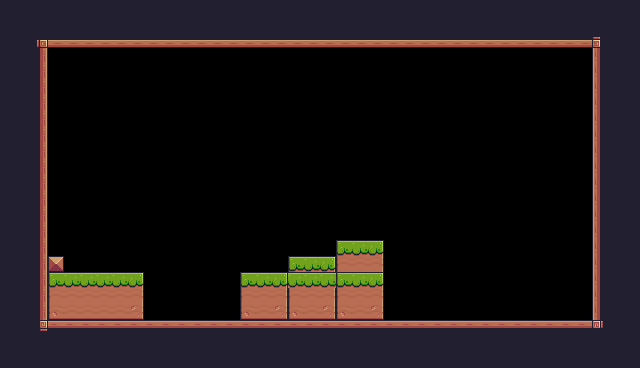

A level layout from a 2D game, rendered from its tile map. Below: a short description, then the map file with its tile-grid data intact:
An orthogonal 40x23 tile map with 16x16 px tiles, 1 tile layer (Tile Layer 1) and 1 object (Player).

<map version="1.10" tiledversion="1.11.2" orientation="orthogonal" renderorder="right-down" width="40" height="23" tilewidth="16" tileheight="16" infinite="0" nextlayerid="3" nextobjectid="5">
 <tileset firstgid="1" source="Pixel Adventure.tsx" />
 <layer id="1" name="Tile Layer 1" width="40" height="23">
  <data encoding="csv">
24,24,24,24,24,24,24,24,24,24,24,24,24,24,24,24,24,24,24,24,24,24,24,24,24,24,24,24,24,24,24,24,24,24,24,24,24,24,24,24,
24,24,24,24,24,24,24,24,24,24,24,24,24,24,24,24,24,24,24,24,24,24,24,24,24,24,24,24,24,24,24,24,24,24,24,24,24,24,24,24,
24,24,92,134,134,134,134,134,134,134,134,134,134,134,134,134,134,134,134,134,134,134,134,134,134,134,134,134,134,134,134,134,134,134,134,134,134,93,24,24,
24,24,113,166,50,50,50,50,50,50,50,50,50,50,50,50,50,50,50,50,50,50,50,50,50,50,50,50,50,50,50,50,50,50,50,50,166,111,24,24,
24,24,113,166,50,50,50,50,50,50,50,50,50,50,50,50,50,50,50,50,50,50,50,50,50,50,50,50,50,50,50,50,50,50,50,50,166,111,24,24,
24,24,113,166,50,50,50,50,50,50,50,50,50,50,50,50,50,50,50,50,50,50,50,50,50,50,50,50,50,50,50,50,50,50,50,50,166,111,24,24,
24,24,113,166,50,50,50,50,50,50,50,50,50,50,50,50,50,50,50,50,50,50,50,50,50,50,50,50,50,50,50,50,50,50,50,50,166,111,24,24,
24,24,113,166,50,50,50,50,50,50,50,50,50,50,50,50,50,50,50,50,50,50,50,50,50,50,50,50,50,50,50,50,50,50,50,50,166,111,24,24,
24,24,113,166,50,50,50,50,50,50,50,50,50,50,50,50,50,50,50,50,50,50,50,50,50,50,50,50,50,50,50,50,50,50,50,50,166,111,24,24,
24,24,113,166,166,50,50,50,50,50,50,50,50,50,50,50,50,50,50,50,50,50,50,50,50,50,50,50,50,50,50,50,50,50,50,50,166,111,24,24,
24,24,113,166,166,50,50,50,50,50,50,50,50,50,50,50,50,50,50,50,50,50,50,50,50,50,50,50,50,50,50,50,50,50,50,50,166,111,24,24,
24,24,113,166,166,50,50,50,50,50,50,50,50,50,50,50,50,50,50,50,50,50,50,50,50,50,50,50,50,50,50,50,50,50,50,50,166,111,24,24,
24,24,113,166,166,50,50,50,50,50,50,50,50,50,50,50,50,50,50,50,50,50,50,50,50,50,50,50,50,50,50,50,50,50,50,50,166,111,24,24,
24,24,113,166,166,50,50,50,50,50,50,50,50,50,50,50,50,50,50,50,50,50,50,50,50,50,50,50,50,50,50,50,50,50,50,50,166,111,24,24,
24,24,113,166,166,50,50,50,50,50,50,50,50,50,50,50,50,50,50,50,50,50,50,50,50,50,0,0,0,0,0,0,0,0,0,50,166,111,24,24,
24,24,113,166,50,50,50,50,50,50,50,50,50,50,50,50,50,50,50,50,50,7,8,9,50,50,0,0,0,0,0,0,0,0,0,50,166,111,24,24,
24,24,113,35,71,50,50,50,50,50,50,50,50,50,50,50,50,50,7,8,9,29,30,31,50,50,0,0,0,0,0,0,0,0,0,50,166,111,24,24,
24,24,113,7,8,8,8,8,9,54,50,50,50,50,50,7,8,9,8,8,8,7,8,9,50,50,0,0,0,0,0,0,0,0,0,50,166,111,24,24,
24,24,113,29,30,30,30,30,31,54,50,50,50,50,50,29,30,31,29,30,31,29,30,31,50,50,0,0,0,0,0,0,0,0,0,50,166,111,24,24,
24,24,113,51,52,52,52,52,53,54,50,50,50,50,50,51,52,53,51,52,53,51,52,53,50,50,0,0,0,0,0,0,0,0,0,50,166,111,24,24,
24,24,114,90,90,90,90,90,90,90,90,90,90,90,90,90,90,90,90,90,90,90,90,90,90,90,90,90,90,90,90,90,90,90,90,90,90,115,24,24,
24,24,24,24,24,24,24,24,24,24,24,24,24,24,24,24,24,24,24,24,24,24,24,24,24,24,24,24,24,24,24,24,24,24,24,24,24,24,24,24,
24,24,24,24,24,24,24,24,24,24,24,24,24,24,24,24,24,24,24,24,24,24,24,24,24,24,24,24,24,24,24,24,24,24,24,24,24,24,24,24
</data>
 </layer>
 <objectgroup id="2" name="Player" class="Player">
  <object id="2" name="Player" x="65.0493" y="240.965" width="29.9792" height="29.4136" />
 </objectgroup>
</map>
